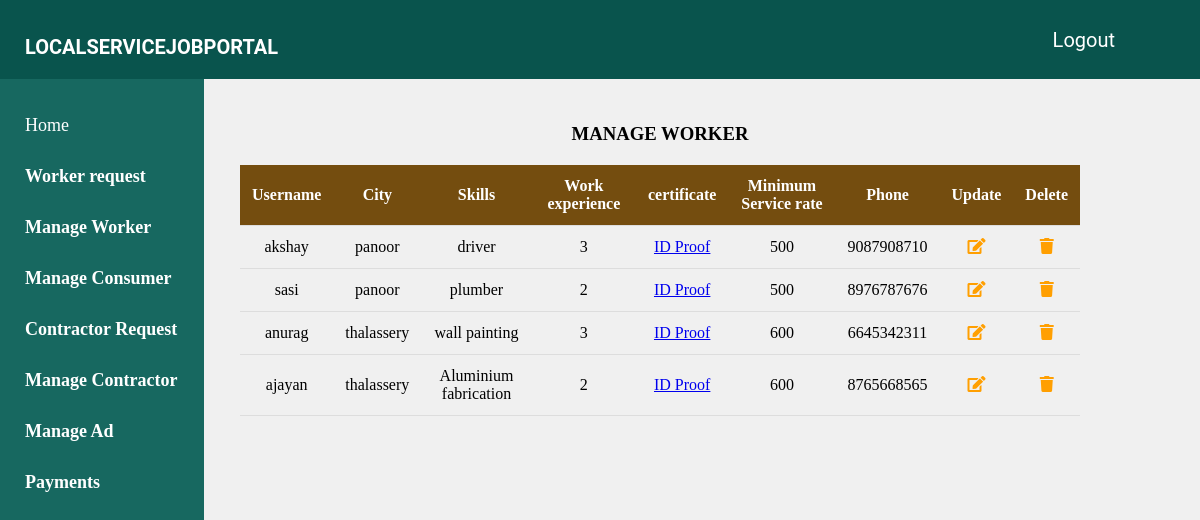
The page /admin-approve-worker on the database its author committed.
### urban/models.py (models this page shows, shortened)
class Worker(models.Model):
    user = models.OneToOneField(User, on_delete=models.CASCADE)
    phone = models.CharField(max_length=10, null=False)
    email = models.CharField(max_length=50, null=True)
    skills = models.CharField(max_length=30, null=False)
    work_experience = models.CharField(max_length=20)
    address = models.CharField(max_length=50,default='address' )
    pincode= models.CharField(max_length=6, default='pincode')
    city = models.CharField(max_length=25, null=False)
    district = models.CharField(max_length=25, default='district')
    aadhar_number = models.CharField(max_length=12, default='Pending')
    service_rate = models.CharField(max_length=30)
    status = models.CharField(max_length=20, default='Pending')
    profile_pic = models.FileField(
        upload_to='profile_files',
        default='profile_files/default.pdf',
        null=True,
        blank=True
    )
    is_approved = models.BooleanField(default=False)

### urban/views.py (the view)
# urls.py: path('admin-approve-worker',views.admin_approve_worker,name='admin-approve-worker'),
def admin_approve_worker(request):
    workers = wmodels.Worker.objects.all()  # Fetch all workers including approved
    return render(request, 'owner/manage_worker.html', {'worker': workers})

### templates/owner/manage_worker.html (shortened to what this page needs)
{% load widget_tweaks %}
{% load static %}
<!DOCTYPE html>
<html lang="en">
<head>
    <link rel="stylesheet" href="https://cdnjs.cloudflare.com/ajax/libs/font-awesome/5.14.0/css/all.css">
    <link rel="stylesheet" href="https://cdnjs.cloudflare.com/ajax/libs/font-awesome/4.7.0/css/font-awesome.min.css">
</head>
<body>
    <header>
        <nav>
            <a href=""><span>LOCALSERVICEJOBPORTAL</span></a>
            <div class="navbar">
                <div class="nav-item"><a href="{% url 'home' %}">Logout</a></div>
                <div class="nav-item"><a href=""></a></div>
                <div class="nav-item"><a href=""></a></div>
                <div class="nav-item"><a href=""></a></div>
            </div>
        </nav>
    </header>
    <div class="leftbar">
        <ul>
            <li><a href="{% url 'admin-dashboard' %}" class="active" style="color: white;">Home</a></li>
            <li><a href="{% url 'worker-request' %}" style="color: white;"><b>Worker request</b></a></li>
            <li><a href="{% url 'manage-worker' %}" style="color: white;"><b>Manage Worker</b></a></li>
            <li><a href="{% url 'manage-consumer' %}" style="color: white;"><b>Manage Consumer</b></a></li>
            <li><a href="{% url 'contractor-request' %}" style="color: white;"><b>Contractor Request</b></a></li>
            <li><a href="{% url 'manage-contractor' %}" style="color: white;"><b>Manage Contractor</b></a></li>
            <li><a href="{% url 'contractor_advertisement_list' %}" style="color: white;"><b>Manage Ad</b></a></li>
            <li><a href="{% url 'admin-payment-list' %}" style="color: white;"><b>Payments</b></a></li>
        </ul>
    </div>
    <div class="card">
        <h3>MANAGE WORKER</h3>
        <div class="card-body">
            <table>
                <thead>
                    <tr>
                        <th>Username</th>
                        <th>City</th>
                        <th>Skills</th>
                        <th>Work experience</th>
                        <th>certificate</th>
                        <th>Minimum Service rate</th>
                        <th>Phone</th>
                        <th>Update</th>
                        <th>Delete</th>
                    </tr>
                </thead>
                <tbody>
                    {% for d in worker %}
                    <tr>
                        <td>{{ d.user.username }}</td>
                        <td>{{ d.city }}</td>
                        <td>{{ d.skills }}</td>
                        <td>{{ d.work_experience }}</td>
                        <td><a href="{{ d.profile_pic.url }}" download>ID Proof</a></td>
                        <td>{{ d.service_rate }}</td>
                        <td>{{ d.phone }}</td>
                        <td><a href="{% url 'update-worker' d.id %}" class="button"><i class="fas fa-edit"></i></a></td>
                        <td><a href="{% url 'delete-worker' d.id %}" class="button"><i class="fas fa-trash"></i></a></td>
                    </tr>
                    {% endfor %}
                </tbody>
            </table>
        </div>
    </div>
</body>
</html>

### templates/owner/manage_worker.html (style rules this page uses)
body { margin: 0; padding: 0; height: 100vh; background-color: #f0f0f0; display: flex; flex-direction: row; }
header { display: flex; justify-content: space-between; align-items: center; width: 100%; padding: 20px; background-color: rgb(9, 84, 77); position: fixed; z-index: 10; }
nav { display: flex; align-items: center; width: 100%; }
nav a { color: white; font-family: "Roboto", sans-serif; font-weight: bold; font-size: 20px; text-decoration: none; margin-right: auto; margin-left: 5px; margin-top: 15px; }
.navbar { display: flex; align-items: center; }
.nav-item a { font-weight: normal; margin-left: 35px; color: white; }
.leftbar { background-color: rgb(23, 104, 96); width: 17vw; height: 100vh; padding-top: 100px; position: fixed; }
.leftbar ul { list-style-type: none; padding: 0; margin: 0; }
.leftbar a { color: #495057; text-decoration: none; font-size: 18px; font-weight: 500; display: block; transition: color 0.3s, background-color 0.3s; border-radius: 4px; padding: 15px 25px; }
.card { margin-top: 13vh; margin-left: 20vw; width: 70%; }
.card h3 { text-align: center; }
table { width: 100%; border-collapse: collapse; margin-top: 20px; }
th, td { padding: 12px; text-align: center; border-bottom: 1px solid #ddd; }
th { background-color: #744d0f; color: white; font-weight: bold; }
.button { padding: 8px 12px; color: #ff9f01; border: none; border-radius: 4px; cursor: pointer; transition: background-color 0.3s; }

### rows shown on the page
Worker: user.username "akshay", city "panoor", skills "driver", work_experience "3", service_rate "500", phone "9087908710"
Worker: user.username "sasi", city "panoor", skills "plumber", work_experience "2", service_rate "500", phone "8976787676"
Worker: user.username "anurag", city "thalassery", skills "wall painting", work_experience "3", service_rate "600", phone "6645342311"
Worker: user.username "ajayan", city "thalassery", skills "Aluminium fabrication", work_experience "2", service_rate "600", phone "8765668565"
